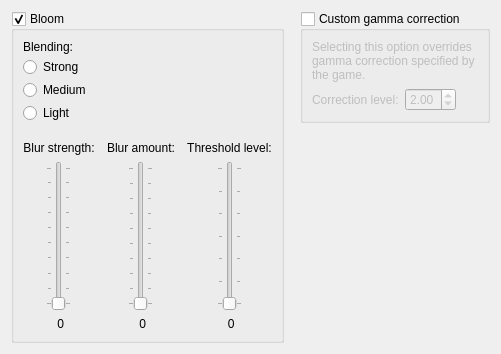
     <widget class="QWidget" name="postFilterTab">
      <property name="sizePolicy">
       <sizepolicy hsizetype="Preferred" vsizetype="Preferred">
        <horstretch>0</horstretch>
        <verstretch>0</verstretch>
       </sizepolicy>
      </property>
      <attribute name="title">
       <string>Filters</string>
      </attribute>
      <layout class="QVBoxLayout" name="postFilterVerticalLayout">
       <item>
        <layout class="QHBoxLayout" name="horizontalLayout_13">
         <property name="spacing">
          <number>16</number>
         </property>
         <item>
          <layout class="QVBoxLayout" name="verticalLayout_50">
           <item>
            <widget class="QGroupBox" name="bloomGroupBox">
             <property name="title">
              <string>Bloom</string>
             </property>
             <property name="checkable">
              <bool>true</bool>
             </property>
             <property name="checked">
              <bool>true</bool>
             </property>
             <layout class="QVBoxLayout" name="verticalLayout_15">
              <property name="spacing">
               <number>18</number>
              </property>
              <item>
               <widget class="QFrame" name="bloomBlendModeFrame">
                <layout class="QVBoxLayout" name="verticalLayout_39">
                 <property name="spacing">
                  <number>3</number>
                 </property>
                 <property name="leftMargin">
                  <number>0</number>
                 </property>
                 <property name="topMargin">
                  <number>0</number>
                 </property>
                 <property name="rightMargin">
                  <number>0</number>
                 </property>
                 <property name="bottomMargin">
                  <number>0</number>
                 </property>
                 <item>
                  <widget class="QLabel" name="bloomBlendModeLabel">
                   <property name="text">
                    <string>Blending:</string>
                   </property>
                  </widget>
                 </item>
                 <item>
                  <widget class="QRadioButton" name="bloomStrongRadioButton">
                   <property name="text">
                    <string>Strong</string>
                   </property>
                   <attribute name="buttonGroup">
                    <string notr="true">bloomBlendModeButtonGroup</string>
                   </attribute>
                  </widget>
                 </item>
                 <item>
                  <widget class="QRadioButton" name="bloomMildRadioButton">
                   <property name="text">
                    <string>Medium</string>
                   </property>
                   <attribute name="buttonGroup">
                    <string notr="true">bloomBlendModeButtonGroup</string>
                   </attribute>
                  </widget>
                 </item>
                 <item>
                  <widget class="QRadioButton" name="bloomLightRadioButton">
                   <property name="text">
                    <string>Light</string>
                   </property>
                   <attribute name="buttonGroup">
                    <string notr="true">bloomBlendModeButtonGroup</string>
                   </attribute>
                  </widget>
                 </item>
                </layout>
               </widget>
              </item>
              <item>
               <layout class="QGridLayout" name="gridLayout_2">
                <property name="horizontalSpacing">
                 <number>12</number>
                </property>
                <property name="verticalSpacing">
                 <number>6</number>
                </property>
                <item row="4" column="0" alignment="Qt::AlignHCenter">
                 <widget class="QSlider" name="blurStrengthSlider">
                  <property name="minimumSize">
                   <size>
                    <width>0</width>
                    <height>150</height>
                   </size>
                  </property>
                  <property name="minimum">
                   <number>10</number>
                  </property>
                  <property name="maximum">
                   <number>99</number>
                  </property>
                  <property name="orientation">
                   <enum>Qt::Vertical</enum>
                  </property>
                  <property name="tickPosition">
                   <enum>QSlider::TicksBothSides</enum>
                  </property>
                  <property name="tickInterval">
                   <number>10</number>
                  </property>
                 </widget>
                </item>
                <item row="4" column="2" alignment="Qt::AlignHCenter">
                 <widget class="QSlider" name="bloomThresholdSlider">
                  <property name="minimumSize">
                   <size>
                    <width>0</width>
                    <height>150</height>
                   </size>
                  </property>
                  <property name="minimum">
                   <number>2</number>
                  </property>
                  <property name="maximum">
                   <number>8</number>
                  </property>
                  <property name="orientation">
                   <enum>Qt::Vertical</enum>
                  </property>
                  <property name="tickPosition">
                   <enum>QSlider::TicksBothSides</enum>
                  </property>
                  <property name="tickInterval">
                   <number>1</number>
                  </property>
                 </widget>
                </item>
                <item row="4" column="1" alignment="Qt::AlignHCenter">
                 <widget class="QSlider" name="blurAmountSlider">
                  <property name="minimumSize">
                   <size>
                    <width>0</width>
                    <height>150</height>
                   </size>
                  </property>
                  <property name="minimum">
                   <number>1</number>
                  </property>
                  <property name="maximum">
                   <number>10</number>
                  </property>
                  <property name="orientation">
                   <enum>Qt::Vertical</enum>
                  </property>
                  <property name="tickPosition">
                   <enum>QSlider::TicksBothSides</enum>
                  </property>
                  <property name="tickInterval">
                   <number>1</number>
                  </property>
                 </widget>
                </item>
                <item row="1" column="1">
                 <widget class="QLabel" name="bloomBlurLabel">
                  <property name="text">
                   <string>Blur amount:</string>
                  </property>
                  <property name="alignment">
                   <set>Qt::AlignBottom|Qt::AlignHCenter</set>
                  </property>
                  <property name="wordWrap">
                   <bool>true</bool>
                  </property>
                 </widget>
                </item>
                <item row="1" column="0">
                 <widget class="QLabel" name="bloomBlurStrengthLabel">
                  <property name="text">
                   <string>Blur strength:</string>
                  </property>
                  <property name="alignment">
                   <set>Qt::AlignBottom|Qt::AlignHCenter</set>
                  </property>
                  <property name="wordWrap">
                   <bool>true</bool>
                  </property>
                 </widget>
                </item>
                <item row="1" column="2">
                 <widget class="QLabel" name="bloomThresholdLabel">
                  <property name="text">
                   <string>Threshold level:</string>
                  </property>
                  <property name="alignment">
                   <set>Qt::AlignBottom|Qt::AlignHCenter</set>
                  </property>
                  <property name="wordWrap">
                   <bool>true</bool>
                  </property>
                 </widget>
                </item>
                <item row="5" column="0">
                 <widget class="QLabel" name="blurStrengthLabel">
                  <property name="text">
                   <string notr="true"> 0</string>
                  </property>
                  <property name="alignment">
                   <set>Qt::AlignCenter</set>
                  </property>
                 </widget>
                </item>
                <item row="5" column="1">
                 <widget class="QLabel" name="blurAmountLabel">
                  <property name="text">
                   <string notr="true"> 0</string>
                  </property>
                  <property name="alignment">
                   <set>Qt::AlignCenter</set>
                  </property>
                 </widget>
                </item>
                <item row="5" column="2">
                 <widget class="QLabel" name="bloomThresholdLabel_2">
                  <property name="text">
                   <string notr="true"> 0</string>
                  </property>
                  <property name="alignment">
                   <set>Qt::AlignCenter</set>
                  </property>
                 </widget>
                </item>
               </layout>
              </item>
             </layout>
            </widget>
           </item>
           <item>
            <spacer name="verticalSpacer_4">
             <property name="orientation">
              <enum>Qt::Vertical</enum>
             </property>
             <property name="sizeHint" stdset="0">
              <size>
               <width>0</width>
               <height>0</height>
              </size>
             </property>
            </spacer>
           </item>
          </layout>
         </item>
         <item>
          <layout class="QVBoxLayout" name="verticalLayout_51">
           <item>
            <widget class="QGroupBox" name="gammaCorrectionGroupBox">
             <property name="toolTip">
              <string>&lt;html&gt;&lt;head/&gt;&lt;body&gt;&lt;p&gt;Some N64 games use gamma correction to brighten the image. When the frame buffer is enabled, gamma correction is applied automatically for all games that use it on the N64. You can use your own gamma correction instead with this option. The default level, used on the N64, is 2.&lt;/p&gt;&lt;p&gt;[Recommended: &lt;span style=&quot; font-style:italic;&quot;&gt;Unchecked; 2.00&lt;/span&gt;]&lt;/p&gt;&lt;/body&gt;&lt;/html&gt;</string>
             </property>
             <property name="title">
              <string>Custom gamma correction</string>
             </property>
             <property name="checkable">
              <bool>true</bool>
             </property>
             <property name="checked">
              <bool>false</bool>
             </property>
             <layout class="QVBoxLayout" name="verticalLayout_16">
              <item>
               <widget class="QLabel" name="gammaLevelDescLabel">
                <property name="text">
                 <string>&lt;html&gt;&lt;head/&gt;&lt;body&gt;&lt;p&gt;Selecting this option overrides gamma correction specified by the game.&lt;/p&gt;&lt;/body&gt;&lt;/html&gt;</string>
                </property>
                <property name="wordWrap">
                 <bool>true</bool>
                </property>
               </widget>
              </item>
              <item>
               <layout class="QHBoxLayout" name="horizontalLayout_14">
                <item>
                 <widget class="QLabel" name="gammaLevelLabel">
                  <property name="sizePolicy">
                   <sizepolicy hsizetype="Fixed" vsizetype="Preferred">
                    <horstretch>0</horstretch>
                    <verstretch>0</verstretch>
                   </sizepolicy>
                  </property>
                  <property name="toolTip">
                   <string/>
                  </property>
                  <property name="text">
                   <string>Correction level:</string>
                  </property>
                  <property name="buddy">
                   <cstring>gammaLevelSpinBox</cstring>
                  </property>
                 </widget>
                </item>
                <item>
                 <widget class="QDoubleSpinBox" name="gammaLevelSpinBox">
                  <property name="sizePolicy">
                   <sizepolicy hsizetype="Fixed" vsizetype="Fixed">
                    <horstretch>0</horstretch>
                    <verstretch>0</verstretch>
                   </sizepolicy>
                  </property>
                  <property name="toolTip">
                   <string>&lt;html&gt;&lt;head/&gt;&lt;body&gt;&lt;p&gt;&lt;span style=&quot; font-weight:600;&quot;&gt;Gamma correction.&lt;/span&gt;&lt;/p&gt;&lt;p&gt;Some N64 games use gamma correction. Gamma correction makes image brighter. N64 applies gamma correction in its Video Interface. &lt;/p&gt;&lt;p&gt;GLideN64 emulates gamma correction as post-processing effect. That is, it works only when frame buffer emulation enabled. Gamma correction enabled automatically for games, which use it on real N64. You may force gamma correction for all games. Default level of gamma correction is 2, as on N64.&lt;/p&gt;&lt;p&gt;[Recommended: &lt;span style=&quot; font-style:italic;&quot;&gt;use defaults&lt;/span&gt;]&lt;/p&gt;&lt;/body&gt;&lt;/html&gt;</string>
                  </property>
                  <property name="minimum">
                   <double>1.000000000000000</double>
                  </property>
                  <property name="maximum">
                   <double>4.000000000000000</double>
                  </property>
                  <property name="singleStep">
                   <double>0.100000000000000</double>
                  </property>
                  <property name="value">
                   <double>2.000000000000000</double>
                  </property>
                 </widget>
                </item>
                <item>
                 <spacer name="horizontalSpacer_16">
                  <property name="orientation">
                   <enum>Qt::Horizontal</enum>
                  </property>
                  <property name="sizeHint" stdset="0">
                   <size>
                    <width>0</width>
                    <height>0</height>
                   </size>
                  </property>
                 </spacer>
                </item>
               </layout>
              </item>
             </layout>
            </widget>
           </item>
           <item>
            <spacer name="verticalSpacer_5">
             <property name="orientation">
              <enum>Qt::Vertical</enum>
             </property>
             <property name="sizeType">
              <enum>QSizePolicy::Expanding</enum>
             </property>
             <property name="sizeHint" stdset="0">
              <size>
               <width>0</width>
               <height>0</height>
              </size>
             </property>
            </spacer>
           </item>
          </layout>
         </item>
        </layout>
       </item>
      </layout>
     </widget>
